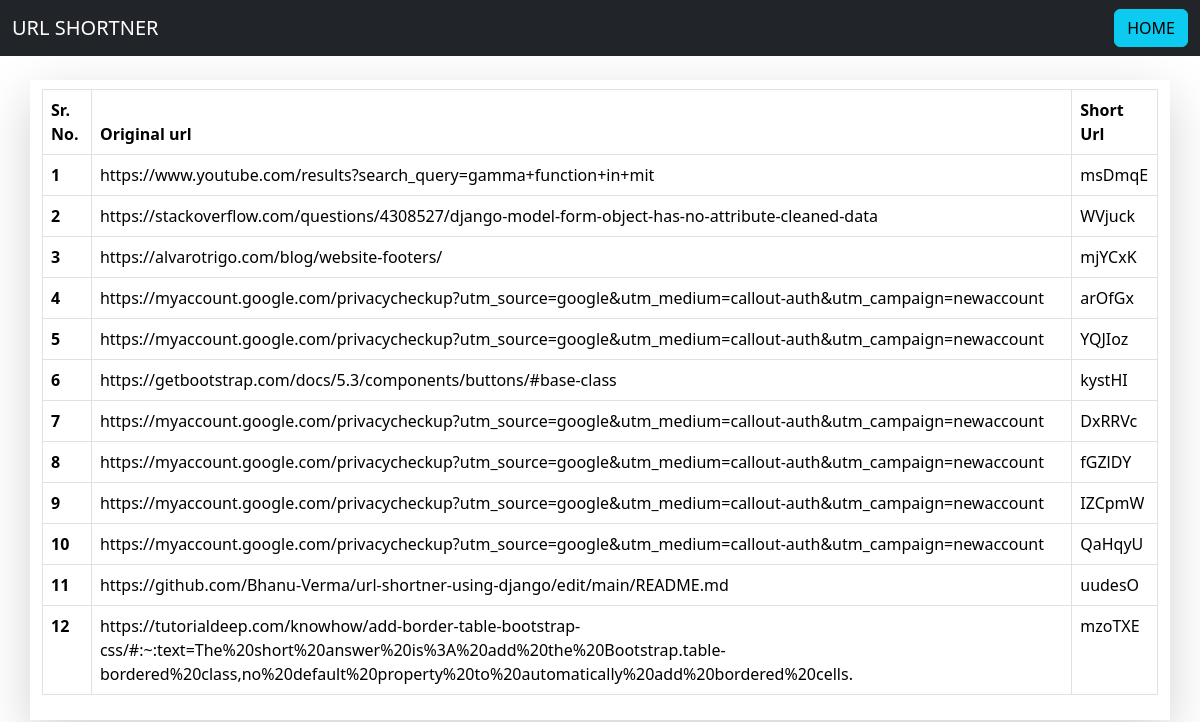
The page /display on the database its author committed.
### urshort/models.py (models this page shows, shortened)
class ShortUrl (models.Model):
    long_url = models.URLField(max_length=500)
    short_code = models.CharField(max_length=100)
    date_time_created = models.DateTimeField()

### urshort/views.py (the view)
# urls.py: path('display', display, name='display'),
def display(request):
    query_set = ShortUrl.objects.all()
    context = {'url': query_set}
    return render(request, 'display.html', context)

### urshort/templates/display.html
{% extends "base.html" %}
{% block start %}
<div class="container d-flex justify-content-center align-items-center shadow-lg my-4" style="height:80vh">
<table class="table col-10 table-bordered">
    <thead>
      <tr>
        <th scope="col">Sr. No.</th>
        <th scope="col">Original url</th>
        <th scope="col">Short Url</th>
      </tr>
    </thead>
    <tbody>
        {% for url in url %}
      <tr>
        <th scope="row">{{forloop.counter}}</th>
        <td>{{url.long_url}}</td>
        <td>{{url.short_code}}</td>
      </tr>
     {% endfor %}
    </tbody>
  </table>
</div>
    {% endblock  %}

### urshort/templates/base.html (shortened to what this page needs)
<!DOCTYPE html>
<html lang="en">
<head>
    <title>{{page}}</title>    <link href="https://cdn.jsdelivr.net/npm/bootstrap@5.3.2/dist/css/bootstrap.min.css" rel="stylesheet">
</head>
<body >
    <nav class="navbar bg-dark text-white">
        <div class="container-fluid text-white">
          <a class="navbar-brand text-white">URL SHORTNER</a>
          <form class="d-flex" role="search">
            <a href='/' class="btn btn-info" type="submit">HOME</a>
          </form>
        </div>
      </nav>
    {% block start %}
    {% endblock  %}
</body>
</html>

### rows shown on the page
ShortUrl: long_url "https://www.youtube.com/results?search_query=gamma+function+in+mit", short_code "msDmqE"
ShortUrl: long_url "https://stackoverflow.com/questions/4308527/django-model-form-object-has-no-attribute-cleaned-data", short_code "WVjuck"
ShortUrl: long_url "https://alvarotrigo.com/blog/website-footers/", short_code "mjYCxK"
ShortUrl: long_url "https://myaccount.google.com/privacycheckup?utm_source=google&utm_medium=callout-auth&utm_campaign=newaccount", short_code "arOfGx"
ShortUrl: long_url "https://myaccount.google.com/privacycheckup?utm_source=google&utm_medium=callout-auth&utm_campaign=newaccount", short_code "YQJIoz"
ShortUrl: long_url "https://getbootstrap.com/docs/5.3/components/buttons/#base-class", short_code "kystHI"
ShortUrl: long_url "https://myaccount.google.com/privacycheckup?utm_source=google&utm_medium=callout-auth&utm_campaign=newaccount", short_code "DxRRVc"
ShortUrl: long_url "https://myaccount.google.com/privacycheckup?utm_source=google&utm_medium=callout-auth&utm_campaign=newaccount", short_code "fGZlDY"
ShortUrl: long_url "https://myaccount.google.com/privacycheckup?utm_source=google&utm_medium=callout-auth&utm_campaign=newaccount", short_code "IZCpmW"
ShortUrl: long_url "https://myaccount.google.com/privacycheckup?utm_source=google&utm_medium=callout-auth&utm_campaign=newaccount", short_code "QaHqyU"
ShortUrl: long_url "https://github.com/Bhanu-Verma/url-shortner-using-django/edit/main/README.md", short_code "uudesO"
ShortUrl: long_url "https://tutorialdeep.com/knowhow/add-border-table-bootstrap-css/#:~:text=The%20short%20answer%20is%3A%20add%20the%20Bootstrap.table-bordered%20class,no%20default%20property%20to%20automatically%20add%20bordered%20cells.", short_code "mzoTXE"
